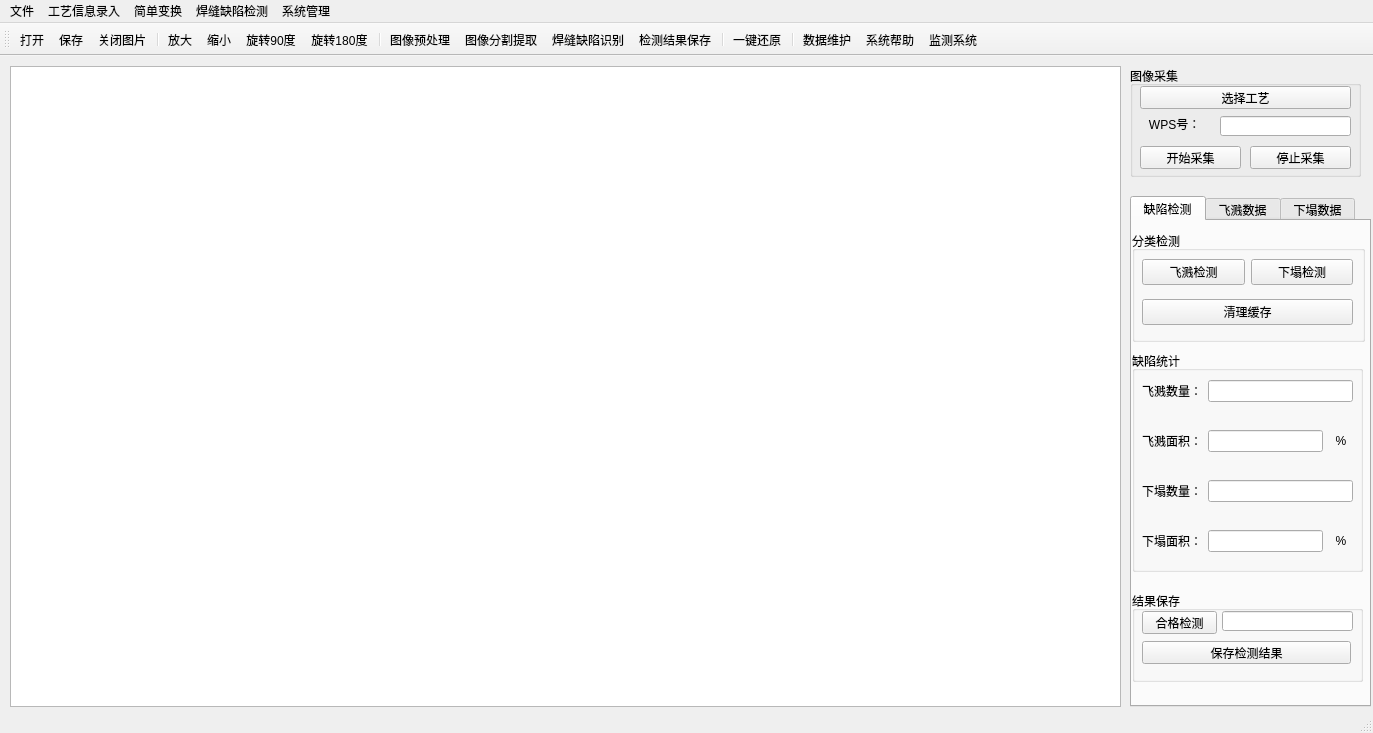
<?xml version="1.0" encoding="UTF-8"?>
<ui version="4.0">
 <class>MainWindow</class>
 <widget class="QMainWindow" name="MainWindow">
  <property name="geometry">
   <rect>
    <x>0</x>
    <y>0</y>
    <width>1373</width>
    <height>733</height>
   </rect>
  </property>
  <property name="windowTitle">
   <string>MainWindow</string>
  </property>
  <widget class="QWidget" name="centralwidget">
   <widget class="QGraphicsView" name="graphicsView">
    <property name="geometry">
     <rect>
      <x>10</x>
      <y>10</y>
      <width>1111</width>
      <height>641</height>
     </rect>
    </property>
   </widget>
   <widget class="QGroupBox" name="groupBox">
    <property name="geometry">
     <rect>
      <x>1130</x>
      <y>10</y>
      <width>231</width>
      <height>111</height>
     </rect>
    </property>
    <property name="title">
     <string>图像采集</string>
    </property>
    <widget class="QPushButton" name="pushButton_xuanze">
     <property name="geometry">
      <rect>
       <x>10</x>
       <y>20</y>
       <width>211</width>
       <height>23</height>
      </rect>
     </property>
     <property name="text">
      <string>选择工艺</string>
     </property>
    </widget>
    <widget class="QLineEdit" name="lineEdit_2">
     <property name="geometry">
      <rect>
       <x>90</x>
       <y>50</y>
       <width>131</width>
       <height>20</height>
      </rect>
     </property>
    </widget>
    <widget class="QLabel" name="label_2">
     <property name="geometry">
      <rect>
       <x>9</x>
       <y>50</y>
       <width>60</width>
       <height>16</height>
      </rect>
     </property>
     <property name="text">
      <string>   WPS号：</string>
     </property>
    </widget>
    <widget class="QPushButton" name="pushButton_3">
     <property name="geometry">
      <rect>
       <x>10</x>
       <y>80</y>
       <width>101</width>
       <height>23</height>
      </rect>
     </property>
     <property name="text">
      <string>开始采集</string>
     </property>
    </widget>
    <widget class="QPushButton" name="pushButton_4">
     <property name="geometry">
      <rect>
       <x>120</x>
       <y>80</y>
       <width>101</width>
       <height>23</height>
      </rect>
     </property>
     <property name="text">
      <string>停止采集</string>
     </property>
    </widget>
   </widget>
   <widget class="QTabWidget" name="tabWidget">
    <property name="geometry">
     <rect>
      <x>1130</x>
      <y>140</y>
      <width>241</width>
      <height>511</height>
     </rect>
    </property>
    <property name="styleSheet">
     <string notr="true">QTabBar::tab{width:75}
QTabBar::tab{height:25}</string>
    </property>
    <property name="currentIndex">
     <number>0</number>
    </property>
    <widget class="QWidget" name="tab">
     <attribute name="title">
      <string>缺陷检测</string>
     </attribute>
     <widget class="QGroupBox" name="groupBox_2">
      <property name="geometry">
       <rect>
        <x>0</x>
        <y>10</y>
        <width>233</width>
        <height>111</height>
       </rect>
      </property>
      <property name="title">
       <string>分类检测</string>
      </property>
      <widget class="QWidget" name="gridLayoutWidget_2">
       <property name="geometry">
        <rect>
         <x>10</x>
         <y>20</y>
         <width>211</width>
         <height>83</height>
        </rect>
       </property>
       <layout class="QGridLayout" name="gridLayout_2">
        <item row="0" column="1">
         <widget class="QPushButton" name="pushButton_2">
          <property name="text">
           <string>下塌检测</string>
          </property>
         </widget>
        </item>
        <item row="0" column="0">
         <widget class="QPushButton" name="pushButton">
          <property name="text">
           <string>飞溅检测</string>
          </property>
         </widget>
        </item>
        <item row="1" column="0" colspan="2">
         <widget class="QPushButton" name="pushButton_7">
          <property name="text">
           <string>清理缓存</string>
          </property>
         </widget>
        </item>
       </layout>
      </widget>
     </widget>
     <widget class="QGroupBox" name="groupBox_3">
      <property name="geometry">
       <rect>
        <x>0</x>
        <y>130</y>
        <width>231</width>
        <height>221</height>
       </rect>
      </property>
      <property name="title">
       <string>缺陷统计</string>
      </property>
      <widget class="QWidget" name="gridLayoutWidget_3">
       <property name="geometry">
        <rect>
         <x>10</x>
         <y>20</y>
         <width>211</width>
         <height>41</height>
        </rect>
       </property>
       <layout class="QGridLayout" name="gridLayout_3">
        <item row="0" column="1">
         <widget class="QLineEdit" name="lineEdit"/>
        </item>
        <item row="0" column="0">
         <widget class="QLabel" name="label">
          <property name="text">
           <string>飞溅数量：</string>
          </property>
         </widget>
        </item>
       </layout>
      </widget>
      <widget class="QWidget" name="gridLayoutWidget_4">
       <property name="geometry">
        <rect>
         <x>10</x>
         <y>70</y>
         <width>211</width>
         <height>41</height>
        </rect>
       </property>
       <layout class="QGridLayout" name="gridLayout_4">
        <item row="0" column="1">
         <widget class="QLineEdit" name="lineEdit_3"/>
        </item>
        <item row="0" column="0">
         <widget class="QLabel" name="label_3">
          <property name="text">
           <string>飞溅面积：</string>
          </property>
         </widget>
        </item>
        <item row="0" column="2">
         <widget class="QLabel" name="label_6">
          <property name="text">
           <string>  %  </string>
          </property>
         </widget>
        </item>
       </layout>
      </widget>
      <widget class="QWidget" name="gridLayoutWidget_5">
       <property name="geometry">
        <rect>
         <x>10</x>
         <y>120</y>
         <width>211</width>
         <height>41</height>
        </rect>
       </property>
       <layout class="QGridLayout" name="gridLayout_5">
        <item row="0" column="0">
         <widget class="QLabel" name="label_4">
          <property name="text">
           <string>下塌数量：</string>
          </property>
         </widget>
        </item>
        <item row="0" column="1">
         <widget class="QLineEdit" name="lineEdit_4"/>
        </item>
       </layout>
      </widget>
      <widget class="QWidget" name="gridLayoutWidget_6">
       <property name="geometry">
        <rect>
         <x>10</x>
         <y>170</y>
         <width>211</width>
         <height>41</height>
        </rect>
       </property>
       <layout class="QGridLayout" name="gridLayout_6">
        <item row="0" column="1">
         <widget class="QLineEdit" name="lineEdit_5"/>
        </item>
        <item row="0" column="0">
         <widget class="QLabel" name="label_5">
          <property name="text">
           <string>下塌面积：</string>
          </property>
         </widget>
        </item>
        <item row="0" column="2">
         <widget class="QLabel" name="label_7">
          <property name="text">
           <string>  %  </string>
          </property>
         </widget>
        </item>
       </layout>
      </widget>
     </widget>
     <widget class="QGroupBox" name="groupBox_4">
      <property name="geometry">
       <rect>
        <x>0</x>
        <y>370</y>
        <width>231</width>
        <height>91</height>
       </rect>
      </property>
      <property name="title">
       <string>结果保存</string>
      </property>
      <widget class="QPushButton" name="pushButton_5">
       <property name="geometry">
        <rect>
         <x>10</x>
         <y>20</y>
         <width>75</width>
         <height>23</height>
        </rect>
       </property>
       <property name="text">
        <string>合格检测</string>
       </property>
      </widget>
      <widget class="QLineEdit" name="lineEdit_6">
       <property name="geometry">
        <rect>
         <x>90</x>
         <y>20</y>
         <width>131</width>
         <height>20</height>
        </rect>
       </property>
      </widget>
      <widget class="QPushButton" name="pushButton_6">
       <property name="geometry">
        <rect>
         <x>10</x>
         <y>50</y>
         <width>209</width>
         <height>23</height>
        </rect>
       </property>
       <property name="text">
        <string>保存检测结果</string>
       </property>
      </widget>
     </widget>
    </widget>
    <widget class="QWidget" name="tab_2">
     <attribute name="title">
      <string>飞溅数据</string>
     </attribute>
     <widget class="QTableWidget" name="tableWidget">
      <property name="geometry">
       <rect>
        <x>0</x>
        <y>0</y>
        <width>235</width>
        <height>481</height>
       </rect>
      </property>
      <column>
       <property name="text">
        <string>面积</string>
       </property>
      </column>
      <column>
       <property name="text">
        <string>周长</string>
       </property>
      </column>
      <column>
       <property name="text">
        <string>圆形度</string>
       </property>
      </column>
     </widget>
    </widget>
    <widget class="QWidget" name="tab_3">
     <attribute name="title">
      <string>下塌数据</string>
     </attribute>
     <widget class="QTableWidget" name="tableWidget_2">
      <property name="geometry">
       <rect>
        <x>0</x>
        <y>0</y>
        <width>235</width>
        <height>481</height>
       </rect>
      </property>
      <column>
       <property name="text">
        <string>面积</string>
       </property>
      </column>
      <column>
       <property name="text">
        <string>周长</string>
       </property>
      </column>
      <column>
       <property name="text">
        <string>圆形度</string>
       </property>
      </column>
     </widget>
    </widget>
   </widget>
  </widget>
  <widget class="QMenuBar" name="menubar">
   <property name="geometry">
    <rect>
     <x>0</x>
     <y>0</y>
     <width>1373</width>
     <height>23</height>
    </rect>
   </property>
   <widget class="QMenu" name="menu">
    <property name="title">
     <string>文件</string>
    </property>
    <widget class="QMenu" name="menu_7">
     <property name="title">
      <string>最近打开</string>
     </property>
     <addaction name="qingchujilu"/>
    </widget>
    <addaction name="dakai"/>
    <addaction name="menu_7"/>
    <addaction name="guanbitu"/>
    <addaction name="baocun"/>
    <addaction name="newbaocun"/>
    <addaction name="tuichu"/>
   </widget>
   <widget class="QMenu" name="menu_2">
    <property name="title">
     <string>简单变换</string>
    </property>
    <addaction name="xuanzhuan90"/>
    <addaction name="xuanzhuan180"/>
    <addaction name="fangda"/>
    <addaction name="suoxiao"/>
   </widget>
   <widget class="QMenu" name="menu_3">
    <property name="title">
     <string>工艺信息录入</string>
    </property>
    <addaction name="djgluru"/>
    <addaction name="fhluru"/>
   </widget>
   <widget class="QMenu" name="menu_4">
    <property name="title">
     <string>焊缝缺陷检测</string>
    </property>
    <addaction name="Tyuchuli"/>
    <addaction name="Tfenge"/>
    <addaction name="Tshibie"/>
    <addaction name="xiata"/>
    <addaction name="jcbaocun"/>
   </widget>
   <widget class="QMenu" name="menu_6">
    <property name="title">
     <string>系统管理</string>
    </property>
    <addaction name="shujuku"/>
    <addaction name="bangzhu"/>
   </widget>
   <addaction name="menu"/>
   <addaction name="menu_3"/>
   <addaction name="menu_2"/>
   <addaction name="menu_4"/>
   <addaction name="menu_6"/>
  </widget>
  <widget class="QStatusBar" name="statusbar"/>
  <widget class="QToolBar" name="toolBar">
   <property name="windowTitle">
    <string>toolBar</string>
   </property>
   <attribute name="toolBarArea">
    <enum>TopToolBarArea</enum>
   </attribute>
   <attribute name="toolBarBreak">
    <bool>false</bool>
   </attribute>
   <addaction name="dakai"/>
   <addaction name="baocun"/>
   <addaction name="guanbitu"/>
   <addaction name="separator"/>
   <addaction name="fangda"/>
   <addaction name="suoxiao"/>
   <addaction name="xuanzhuan90"/>
   <addaction name="xuanzhuan180"/>
   <addaction name="separator"/>
   <addaction name="Tyuchuli"/>
   <addaction name="Tfenge"/>
   <addaction name="Tshibie"/>
   <addaction name="jcbaocun"/>
   <addaction name="separator"/>
   <addaction name="yijianhuanyuan"/>
   <addaction name="separator"/>
   <addaction name="shujuku"/>
   <addaction name="bangzhu"/>
   <addaction name="jiance"/>
  </widget>
  <action name="dakai">
   <property name="icon">
    <iconset resource="ziyuan.qrc">
     <normaloff>:/zhujiemian/image/open.png</normaloff>:/zhujiemian/image/open.png</iconset>
   </property>
   <property name="text">
    <string>打开</string>
   </property>
  </action>
  <action name="baocun">
   <property name="icon">
    <iconset resource="ziyuan.qrc">
     <normaloff>:/zhujiemian/image/save.png</normaloff>:/zhujiemian/image/save.png</iconset>
   </property>
   <property name="text">
    <string>保存</string>
   </property>
  </action>
  <action name="guanbitu">
   <property name="icon">
    <iconset resource="ziyuan.qrc">
     <normaloff>:/zhujiemian/image/close.png</normaloff>:/zhujiemian/image/close.png</iconset>
   </property>
   <property name="text">
    <string>关闭图片</string>
   </property>
  </action>
  <action name="xuanzhuan90">
   <property name="icon">
    <iconset resource="ziyuan.qrc">
     <normaloff>:/zhujiemian/image/rotate90.png</normaloff>:/zhujiemian/image/rotate90.png</iconset>
   </property>
   <property name="text">
    <string>旋转90度</string>
   </property>
  </action>
  <action name="xuanzhuan180">
   <property name="icon">
    <iconset resource="ziyuan.qrc">
     <normaloff>:/zhujiemian/image/rotate180.png</normaloff>:/zhujiemian/image/rotate180.png</iconset>
   </property>
   <property name="text">
    <string>旋转180度</string>
   </property>
  </action>
  <action name="fangda">
   <property name="icon">
    <iconset resource="ziyuan.qrc">
     <normaloff>:/zhujiemian/image/zoomin.png</normaloff>:/zhujiemian/image/zoomin.png</iconset>
   </property>
   <property name="text">
    <string>放大</string>
   </property>
  </action>
  <action name="suoxiao">
   <property name="icon">
    <iconset resource="ziyuan.qrc">
     <normaloff>:/zhujiemian/image/zoomout.png</normaloff>:/zhujiemian/image/zoomout.png</iconset>
   </property>
   <property name="text">
    <string>缩小</string>
   </property>
  </action>
  <action name="Tyuchuli">
   <property name="icon">
    <iconset resource="ziyuan.qrc">
     <normaloff>:/zhujiemian/image/pretreat.png</normaloff>:/zhujiemian/image/pretreat.png</iconset>
   </property>
   <property name="text">
    <string>图像预处理</string>
   </property>
  </action>
  <action name="Tfenge">
   <property name="icon">
    <iconset resource="ziyuan.qrc">
     <normaloff>:/zhujiemian/image/spilt.png</normaloff>:/zhujiemian/image/spilt.png</iconset>
   </property>
   <property name="text">
    <string>图像分割提取</string>
   </property>
  </action>
  <action name="Tshibie">
   <property name="icon">
    <iconset resource="ziyuan.qrc">
     <normaloff>:/zhujiemian/image/final.png</normaloff>:/zhujiemian/image/final.png</iconset>
   </property>
   <property name="text">
    <string>焊缝缺陷识别</string>
   </property>
  </action>
  <action name="qingchujilu">
   <property name="icon">
    <iconset resource="ziyuan.qrc">
     <normaloff>:/zhujiemian/image/clear.png</normaloff>:/zhujiemian/image/clear.png</iconset>
   </property>
   <property name="text">
    <string>清除记录</string>
   </property>
  </action>
  <action name="yijianhuanyuan">
   <property name="icon">
    <iconset resource="ziyuan.qrc">
     <normaloff>:/zhujiemian/image/reduction.png</normaloff>:/zhujiemian/image/reduction.png</iconset>
   </property>
   <property name="text">
    <string>一键还原</string>
   </property>
  </action>
  <action name="jcbaocun">
   <property name="icon">
    <iconset resource="ziyuan.qrc">
     <normaloff>:/zhujiemian/image/record.png</normaloff>:/zhujiemian/image/record.png</iconset>
   </property>
   <property name="text">
    <string>检测结果保存</string>
   </property>
  </action>
  <action name="shujuku">
   <property name="icon">
    <iconset resource="ziyuan.qrc">
     <normaloff>:/zhujiemian/image/data.png</normaloff>:/zhujiemian/image/data.png</iconset>
   </property>
   <property name="text">
    <string>数据维护</string>
   </property>
  </action>
  <action name="bangzhu">
   <property name="icon">
    <iconset resource="ziyuan.qrc">
     <normaloff>:/zhujiemian/image/help.png</normaloff>:/zhujiemian/image/help.png</iconset>
   </property>
   <property name="text">
    <string>系统帮助</string>
   </property>
  </action>
  <action name="tuichu">
   <property name="icon">
    <iconset resource="ziyuan.qrc">
     <normaloff>:/zhujiemian/image/exit.png</normaloff>:/zhujiemian/image/exit.png</iconset>
   </property>
   <property name="text">
    <string>退出</string>
   </property>
  </action>
  <action name="djgluru">
   <property name="text">
    <string>单激光焊接</string>
   </property>
  </action>
  <action name="fhluru">
   <property name="text">
    <string>激光电弧复合焊接</string>
   </property>
  </action>
  <action name="jiance">
   <property name="icon">
    <iconset resource="ziyuan.qrc">
     <normaloff>:/zhujiemian/image/stock-color-brightness-contrast.png</normaloff>:/zhujiemian/image/stock-color-brightness-contrast.png</iconset>
   </property>
   <property name="text">
    <string>监测系统</string>
   </property>
  </action>
  <action name="xiata">
   <property name="text">
    <string>下塌检测</string>
   </property>
  </action>
  <action name="newbaocun">
   <property name="icon">
    <iconset resource="ziyuan.qrc">
     <normaloff>:/zhujiemian/image/paste.png</normaloff>:/zhujiemian/image/paste.png</iconset>
   </property>
   <property name="text">
    <string>另存为</string>
   </property>
  </action>
 </widget>
 <resources>
  <include location="ziyuan.qrc"/>
 </resources>
 <connections/>
</ui>
